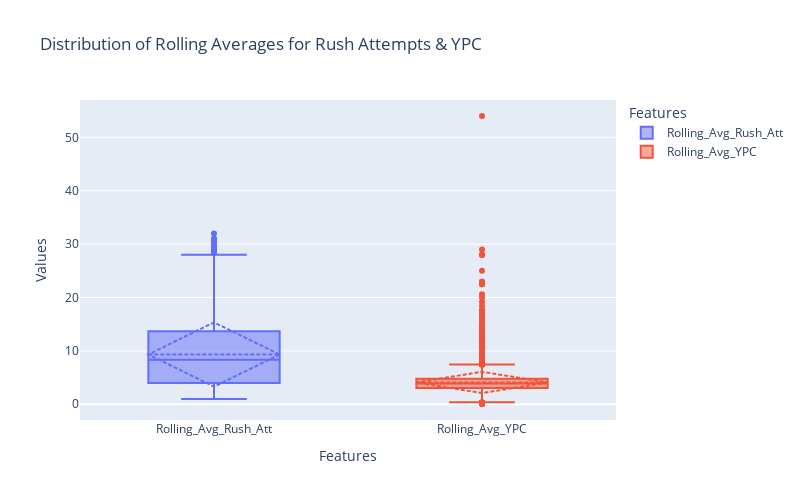
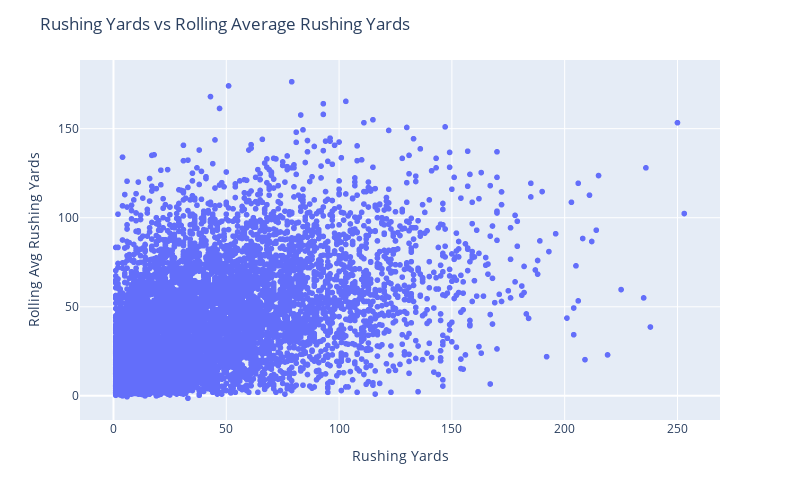

The code cell stored with these charts, in order, in its notebook:
### Markdown cell above
### Data Visualization 2 <br><br>

Boxplots serve the purpose of visualizing the distributions of rolling averages for the rush attempts and yards per carry (YPC), helping detect extreme outliers that can negatively impact model fit <br>

The scatter plot compares the single game rushing yard against the rolling average rushing yards to flag any anomaly performances that are disproportionate to running back rushing trends to limit the amount of bias into the models

### Code cell
#Boxplots
cols = ['Rolling_Avg_Rush_Att', 'Rolling_Avg_YPC']
df_1 = train_data[cols].melt(var_name='Features', value_name='Values')
fig = px.box(df_1, x='Features', y="Values", 
             title= 'Distribution of Rolling Averages for Rush Attempts & YPC', 
             points = "outliers", color='Features',width=800, height=500)
fig.update_traces(boxmean = 'sd')
fig.show()



#Scatter Plot Analyzing Rushing Yards
fig = px.scatter(train_data,
                x= train_data['Rushing_Yds'], 
                y=train_data['Rolling_Avg_RushYds'])
fig.update_layout(xaxis_title = 'Rushing Yards',
                  yaxis_title='Rolling Avg Rushing Yards',
                  title = 'Rushing Yards vs Rolling Average Rushing Yards', width=800, height=500)
fig.show()

### Figure 1 — Plotly figure (JSON) as saved in the notebook; plotly's stock layout.template omitted (floating-point values rounded to 4 significant figures; data arrays with more than 128 entries replaced by an {"elided": "..."} marker saying what was removed)
{"data": [{"alignmentgroup": "True", "boxmean": "sd", "boxpoints": "outliers", "hovertemplate": "Features=%{x}<br>Values=%{y}<extra></extra>", "legendgroup": "Rolling_Avg_Rush_Att", "marker": {"color": "#636efa"}, "name": "Rolling_Avg_Rush_Att", "notched": false, "offsetgroup": "Rolling_Avg_Rush_Att", "orientation": "v", "showlegend": true, "type": "box", "x": {"elided": "8586 str values"}, "x0": " ", "xaxis": "x", "y": {"elided": "8586 float values"}, "y0": " ", "yaxis": "y"}, {"alignmentgroup": "True", "boxmean": "sd", "boxpoints": "outliers", "hovertemplate": "Features=%{x}<br>Values=%{y}<extra></extra>", "legendgroup": "Rolling_Avg_YPC", "marker": {"color": "#EF553B"}, "name": "Rolling_Avg_YPC", "notched": false, "offsetgroup": "Rolling_Avg_YPC", "orientation": "v", "showlegend": true, "type": "box", "x": {"elided": "8586 str values"}, "x0": " ", "xaxis": "x", "y": {"elided": "8586 float values"}, "y0": " ", "yaxis": "y"}], "layout": {"boxmode": "overlay", "height": 500, "legend": {"title": {"text": "Features"}, "tracegroupgap": 0}, "title": {"text": "Distribution of Rolling Averages for Rush Attempts & YPC"}, "width": 800, "xaxis": {"anchor": "y", "categoryarray": ["Rolling_Avg_Rush_Att", "Rolling_Avg_YPC"], "categoryorder": "array", "domain": [0, 1], "title": {"text": "Features"}}, "yaxis": {"anchor": "x", "domain": [0, 1], "title": {"text": "Values"}}}}

### Figure 2 — Plotly figure (JSON) as saved in the notebook; plotly's stock layout.template omitted (floating-point values rounded to 4 significant figures; data arrays with more than 128 entries replaced by an {"elided": "..."} marker saying what was removed)
{"data": [{"hovertemplate": "Rushing_Yds=%{x}<br>Rolling_Avg_RushYds=%{y}<extra></extra>", "legendgroup": "", "marker": {"color": "#636efa", "symbol": "circle"}, "mode": "markers", "name": "", "showlegend": false, "type": "scattergl", "x": {"elided": "8586 int values"}, "xaxis": "x", "y": {"elided": "8586 float values"}, "yaxis": "y"}], "layout": {"height": 500, "legend": {"tracegroupgap": 0}, "margin": {"t": 60}, "title": {"text": "Rushing Yards vs Rolling Average Rushing Yards"}, "width": 800, "xaxis": {"anchor": "y", "domain": [0, 1], "title": {"text": "Rushing Yards"}}, "yaxis": {"anchor": "x", "domain": [0, 1], "title": {"text": "Rolling Avg Rushing Yards"}}}}
